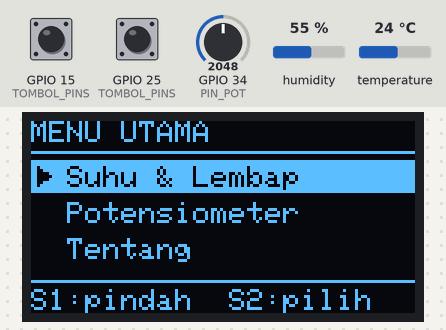
Bench run of a sketch on a simulated ESP32. On the bench: 128×64 one-colour display. Inputs (shaded band) come from the test bench; at power-on: GPIO 15 (TOMBOL_PINS) LOW, GPIO 25 (TOMBOL_PINS) LOW, GPIO 34 (PIN_POT) = 2048, humidity 55 %, temperature 24 °C. What the sketch prints to the serial monitor is not drawn.

Above: at 2.2 s.
2.3 s: GPIO 15 (TOMBOL_PINS) pulled HIGH for 0.15 s
At 2.8 s:
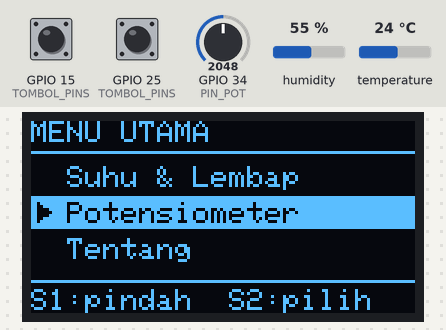
3.9 s: GPIO 25 (TOMBOL_PINS) pulled HIGH for 0.15 s
At 5.1 s:
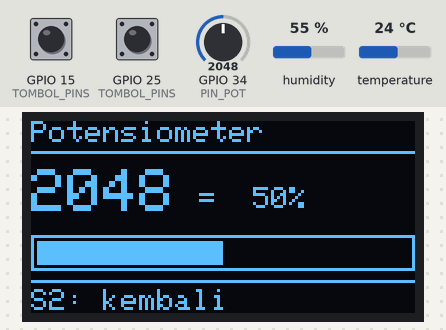
5.5 s: GPIO 34 (PIN_POT) set to 2129
At 6.7 s:
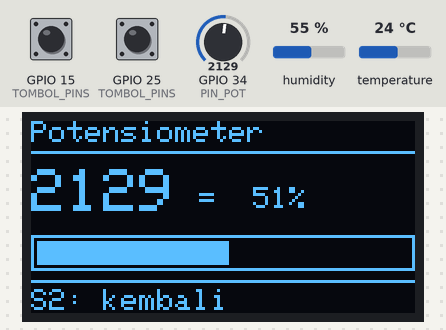
7.0 s: GPIO 25 (TOMBOL_PINS) pulled HIGH for 1 s
At 7.6 s:
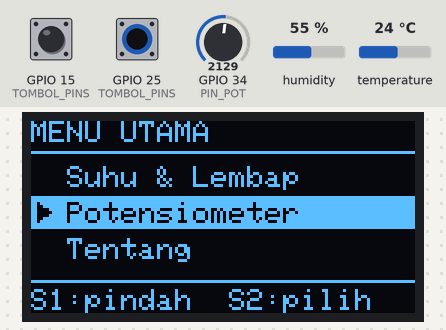
9.5 s: GPIO 15 (TOMBOL_PINS) pulled HIGH for 1 s
At 10.7 s:
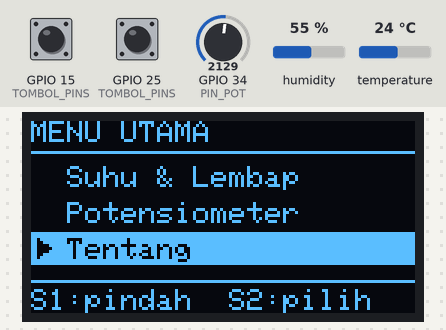
12.0 s: GPIO 25 (TOMBOL_PINS) pulled HIGH for 0.15 s
At 12.6 s:
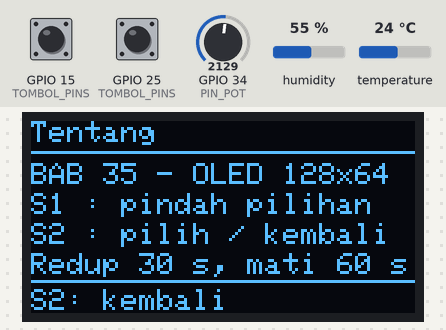
Timing chart, 0 to 14.6 s (numbered marks = the images above; inputs shaded):
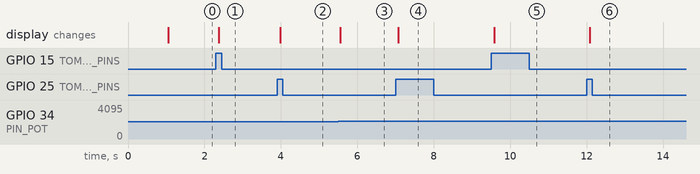

Measured:
- the behaviour switches between 2088 and 2089 on GPIO 34 (PIN_POT) (found by bisection; images 2 and 3)
- after the input at 2.3 s, the display: changes after 0.08 s (image 1)
- after the input at 3.9 s, the display: changes after 0.08 s (image 2)
- after the input at 5.5 s, the display: changes after 0.06 s (image 3)
- after the input at 7.0 s, the display: changes after 0.08 s (image 4)
- after the input at 9.5 s, the display: changes after 0.08 s (image 5)
- after the input at 12.0 s, the display: changes after 0.08 s (image 6)

The sketch:

p6_menu_tombol.ino
```cpp
/*
 * BAB 35 - Program 6: Menu Tombol dengan Screen Saver
 * S1 = pindah pilihan, S2 = pilih / kembali.
 * Halaman: Suhu & Lembap (DHT11), Potensiometer, Tentang.
 * Layar hanya digambar ulang kalau ada yang berubah.
 * 30 detik tanpa tombol → layar redup; 60 detik → layar mati.
 * Tekan tombol apa saja untuk menyalakannya lagi.
 *
 * Rangkaian (kabel jumper):
 *   SW1   (header kuning, pin ke-3)  → IO15
 *   SW2   (header kuning, pin ke-4)  → IO25
 *   DHT   (header hijau, pin ke-3)   → IO27
 *   VR10K (header kuning, pin ke-5)  → IO34
 *   OLED di IO21/IO22 lewat jumper cap, alamat 0x3C
 * Library: Adafruit SSD1306, Adafruit GFX Library, DHT sensor library,
 *          Adafruit Unified Sensor (semua by Adafruit)
 */

#include <Wire.h>
#include <Adafruit_GFX.h>
#include <Adafruit_SSD1306.h>
#include <DHT.h>

#define PIN_SDA      21
#define PIN_SCL      22
#define LEBAR_LAYAR  128
#define TINGGI_LAYAR 64
#define ALAMAT_OLED  0x3C
#define TOMBOL_S1    15
#define TOMBOL_S2    25
#define DHT_PIN      27
#define DHT_TYPE     DHT11
#define PIN_POT      34

#define PUTIH SSD1306_WHITE
#define HITAM SSD1306_BLACK

Adafruit_SSD1306 oled(LEBAR_LAYAR, TINGGI_LAYAR, &Wire, -1);
DHT dht(DHT_PIN, DHT_TYPE);

// ---- Tipe data (ditulis paling atas supaya dikenali semua fungsi) ----
enum Halaman { MENU_UTAMA, HAL_SENSOR, HAL_POT, HAL_TENTANG };
enum ModeLayar { LAYAR_NORMAL, LAYAR_REDUP, LAYAR_MATI };

// Timer serbaguna dari BAB 16
struct Timer {
  unsigned long interval;   // ms
  unsigned long waktuLalu;  // hasil millis() saat terakhir dijalankan

  bool sudahWaktunya(unsigned long sekarang) {
    if (sekarang - waktuLalu >= interval) {
      waktuLalu = sekarang;
      return true;
    }
    return false;
  }
};

// ---- Menu dan halaman ----
const int JUMLAH_MENU = 3;
const char *namaMenu[JUMLAH_MENU] = {"Suhu & Lembap", "Potensiometer", "Tentang"};
const Halaman tujuanMenu[JUMLAH_MENU] = {HAL_SENSOR, HAL_POT, HAL_TENTANG};

Halaman halaman = MENU_UTAMA;  // state yang sedang aktif
int pilihan = 0;               // item menu yang sedang ditandai (0-2)
bool perluGambar = true;       // true = layar harus digambar ulang

// ---- Data sensor ----
float suhu = NAN;
float kelembapan = NAN;
int nilaiPot = 0;               // nilai potensiometer yang sedang tampil
const int AMBANG_POT = 41;      // ±1% dari 4095; perubahan lebih kecil diabaikan
Timer timerDHT = {2000, 0};     // DHT11: tidak boleh lebih cepat dari 2 detik
Timer timerPot = {100, 0};      // potensiometer dicek 10 kali per detik

// ---- Screen saver ----
const unsigned long WAKTU_REDUP = 30000;  // ms tanpa tombol sebelum layar redup
const unsigned long WAKTU_MATI  = 60000;  // ms tanpa tombol sebelum layar mati
ModeLayar modeLayar = LAYAR_NORMAL;
unsigned long waktuTombolTerakhir = 0;

// ---- Debounce dua tombol (dari BAB 9): indeks 0 = S1, indeks 1 = S2 ----
const int TOMBOL_PINS[] = {TOMBOL_S1, TOMBOL_S2};
const int JUMLAH_TOMBOL = 2;
const unsigned long WAKTU_DEBOUNCE = 50;  // ms
int bacaanSebelumnya[JUMLAH_TOMBOL] = {LOW, LOW};
int statusStabil[JUMLAH_TOMBOL] = {LOW, LOW};
unsigned long waktuBerubah[JUMLAH_TOMBOL] = {0, 0};

// Mengembalikan true hanya satu kali setiap tombol ke-i baru ditekan
bool baruDitekan(int i) {
  int bacaan = digitalRead(TOMBOL_PINS[i]);

  if (bacaan != bacaanSebelumnya[i]) {
    waktuBerubah[i] = millis();
    bacaanSebelumnya[i] = bacaan;
  }

  if ((millis() - waktuBerubah[i]) > WAKTU_DEBOUNCE && bacaan != statusStabil[i]) {
    statusStabil[i] = bacaan;
    return statusStabil[i] == HIGH;  // true hanya pada tepi naik (LOW → HIGH)
  }
  return false;
}

void berhenti(const char *pesan) {
  Serial.println(pesan);
  while (true) {
    delay(1000);
  }
}

// ---------------- Menggambar setiap halaman ----------------

void gambarJudul(const char *judul) {
  oled.clearDisplay();
  oled.setTextSize(1);
  oled.setTextColor(PUTIH);
  oled.setCursor(0, 0);
  oled.print(judul);
  oled.drawLine(0, 10, 127, 10, PUTIH);
}

void gambarPetunjuk(const char *teks) {
  oled.drawLine(0, 53, 127, 53, PUTIH);
  oled.setCursor(0, 56);
  oled.print(teks);
}

void gambarMenu() {
  gambarJudul("MENU UTAMA");
  for (int i = 0; i < JUMLAH_MENU; i++) {
    int y = 15 + i * 12;
    if (i == pilihan) {
      oled.fillRect(0, y - 2, LEBAR_LAYAR, 11, PUTIH);  // pita terang
      oled.setTextColor(HITAM);                         // teks gelap di atas pita
      oled.setCursor(2, y);
      oled.write(16);                                   // simbol ►
    } else {
      oled.setTextColor(PUTIH);
    }
    oled.setCursor(12, y);
    oled.print(namaMenu[i]);
  }
  oled.setTextColor(PUTIH);
  gambarPetunjuk("S1:pindah  S2:pilih");
}

void gambarSensor() {
  gambarJudul("Suhu & Lembap");

  oled.setTextSize(2);
  oled.setCursor(0, 16);
  if (isnan(suhu)) {
    oled.print("--");
  } else {
    oled.print(suhu, 1);
  }
  int x = oled.getCursorX() + 2;
  oled.setTextSize(1);
  oled.setCursor(x, 16);
  oled.write(248);  // simbol derajat
  oled.print("C");

  oled.setTextSize(2);
  oled.setCursor(0, 34);
  if (isnan(kelembapan)) {
    oled.print("--");
  } else {
    oled.print(kelembapan, 0);
  }
  x = oled.getCursorX() + 2;
  oled.setTextSize(1);
  oled.setCursor(x, 34);
  oled.print("%");

  gambarPetunjuk("S2: kembali");
}

void gambarPot() {
  gambarJudul("Potensiometer");

  oled.setTextSize(2);
  oled.setCursor(0, 16);
  oled.printf("%4d", nilaiPot);
  oled.setTextSize(1);
  oled.setCursor(56, 22);
  oled.printf("= %3d%%", nilaiPot * 100 / 4095);

  // Batang: bingkai 128x12, isinya sepanjang nilai potensiometer
  oled.drawRect(0, 38, LEBAR_LAYAR, 12, PUTIH);
  int panjang = map(nilaiPot, 0, 4095, 0, LEBAR_LAYAR - 4);
  oled.fillRect(2, 40, panjang, 8, PUTIH);

  gambarPetunjuk("S2: kembali");
}

void gambarTentang() {
  gambarJudul("Tentang");
  oled.setCursor(0, 14);
  oled.print("BAB 35 - OLED 128x64");
  oled.setCursor(0, 24);
  oled.print("S1 : pindah pilihan");
  oled.setCursor(0, 34);
  oled.print("S2 : pilih / kembali");
  oled.setCursor(0, 44);
  oled.print("Redup 30 s, mati 60 s");
  gambarPetunjuk("S2: kembali");
}

void gambarHalaman() {
  switch (halaman) {
    case MENU_UTAMA:  gambarMenu();    break;
    case HAL_SENSOR:  gambarSensor();  break;
    case HAL_POT:     gambarPot();     break;
    case HAL_TENTANG: gambarTentang(); break;
  }
  oled.display();  // satu kali kirim untuk satu halaman
}

// ---------------- Perpindahan state ----------------

void pindahHalaman(Halaman baru) {
  halaman = baru;
  perluGambar = true;
  if (baru == MENU_UTAMA) {
    Serial.println("Kembali ke menu");
  } else {
    Serial.printf("Masuk halaman: %s\n", namaMenu[pilihan]);
  }
}

void aturModeLayar(ModeLayar baru) {
  if (baru == LAYAR_NORMAL) {
    oled.ssd1306_command(SSD1306_DISPLAYON);   // nyalakan panel lagi
    oled.dim(false);                           // kecerahan normal
    Serial.println("Layar menyala lagi");
  } else if (baru == LAYAR_REDUP) {
    oled.dim(true);                            // kontras minimum
    Serial.println("Layar redup (30 detik tanpa tombol)");
  } else {
    oled.ssd1306_command(SSD1306_DISPLAYOFF);  // panel padam, isi GDDRAM tetap tersimpan
    Serial.println("Layar mati (60 detik tanpa tombol)");
  }
  modeLayar = baru;
}

void setup() {
  Serial.begin(115200);
  delay(1000);
  Serial.println("BAB 35 - Program 6: Menu Tombol dengan Screen Saver");

  for (int i = 0; i < JUMLAH_TOMBOL; i++) {
    pinMode(TOMBOL_PINS[i], INPUT);  // tombol kit: pull-down 10 kΩ sudah ada
  }

  Wire.begin(PIN_SDA, PIN_SCL);
  Wire.beginTransmission(ALAMAT_OLED);
  if (Wire.endTransmission() != 0) {
    berhenti("OLED tidak menjawab di 0x3C! Periksa jumper cap SCL/SDA OLED.");
  }
  if (!oled.begin(SSD1306_SWITCHCAPVCC, ALAMAT_OLED)) {
    berhenti("Gagal menyiapkan OLED: RAM tidak cukup untuk buffer.");
  }
  oled.cp437(true);  // supaya write(248) = simbol derajat

  dht.begin();
  nilaiPot = analogRead(PIN_POT);
  waktuTombolTerakhir = millis();
  Serial.println("S1 = pindah pilihan, S2 = pilih/kembali");
}

void loop() {
  unsigned long sekarang = millis();
  bool s1 = baruDitekan(0);
  bool s2 = baruDitekan(1);

  // 1. Screen saver: tombol apa saja membangunkan layar
  if (s1 || s2) {
    waktuTombolTerakhir = sekarang;
    if (modeLayar != LAYAR_NORMAL) {
      aturModeLayar(LAYAR_NORMAL);
      perluGambar = true;  // data mungkin sudah berubah selama layar mati
      s1 = false;          // tekanan ini hanya untuk membangunkan layar,
      s2 = false;          // tidak dipakai untuk menu
    }
  }
  unsigned long lamaDiam = sekarang - waktuTombolTerakhir;
  if (modeLayar == LAYAR_NORMAL && lamaDiam >= WAKTU_REDUP) {
    aturModeLayar(LAYAR_REDUP);
  } else if (modeLayar == LAYAR_REDUP && lamaDiam >= WAKTU_MATI) {
    aturModeLayar(LAYAR_MATI);
  }

  // 2. Tugas latar: sensor tetap dibaca, apa pun halamannya
  if (timerDHT.sudahWaktunya(sekarang)) {
    dht.read(true);  // paksa membaca DHT11 sekarang (±25 ms)
    suhu = dht.readTemperature();
    kelembapan = dht.readHumidity();
    if (halaman == HAL_SENSOR) {
      perluGambar = true;  // halaman sensor diperbarui setiap 2 detik
    }
  }
  if (timerPot.sudahWaktunya(sekarang)) {
    int bacaan = analogRead(PIN_POT);
    if (abs(bacaan - nilaiPot) >= AMBANG_POT) {  // abaikan getaran kecil (noise)
      nilaiPot = bacaan;
      if (halaman == HAL_POT) {
        perluGambar = true;
      }
    }
  }

  // 3. State machine halaman
  switch (halaman) {
    case MENU_UTAMA:
      if (s1) {
        pilihan = (pilihan + 1) % JUMLAH_MENU;  // setelah item terakhir kembali ke atas
        perluGambar = true;
        Serial.printf("Pilihan: %s\n", namaMenu[pilihan]);
      }
      if (s2) {
        pindahHalaman(tujuanMenu[pilihan]);
      }
      break;

    case HAL_SENSOR:
    case HAL_POT:
    case HAL_TENTANG:
      if (s2) {
        pindahHalaman(MENU_UTAMA);
      }
      break;
  }

  // 4. Gambar ulang hanya kalau perlu, dan tidak saat layar mati
  if (perluGambar && modeLayar != LAYAR_MATI) {
    gambarHalaman();
    perluGambar = false;
  }
}
```
